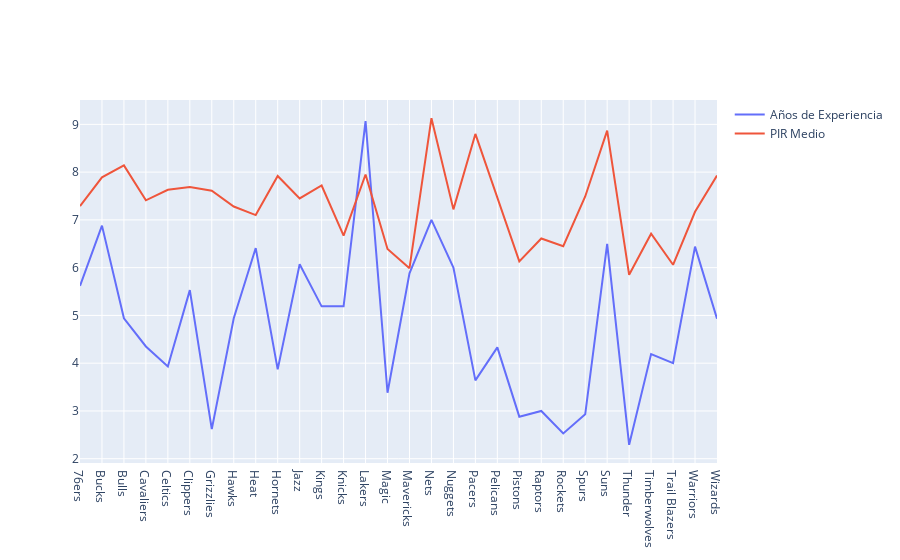

Notebook source saved alongside this figure:
### Code cell
# Visualización - Temporada 2021 - 2022

import plotly.graph_objects as go

fig = go.Figure()

fig.add_trace(go.Scatter(x = teams_2021['nombre_equipo'], y = teams_2021.anios_experiencia,
                    mode = 'lines',
                    name = 'Años de Experiencia'))

fig.add_trace(go.Scatter(x = teams_2021['nombre_equipo'], y = teams_2021.pir_medio_total,
                    mode = 'lines',
                    name = 'PIR Medio'))
fig.show()

### Figure 1 — Plotly figure (JSON) as saved in the notebook; plotly's stock layout.template omitted (floating-point values rounded to 4 significant figures)
{"data": [{"mode": "lines", "name": "Años de Experiencia", "type": "scatter", "x": ["76ers", "Bucks", "Bulls", "Cavaliers", "Celtics", "Clippers", "Grizzlies", "Hawks", "Heat", "Hornets", "Jazz", "Kings", "Knicks", "Lakers", "Magic", "Mavericks", "Nets", "Nuggets", "Pacers", "Pelicans", "Pistons", "Raptors", "Rockets", "Spurs", "Suns", "Thunder", "Timberwolves", "Trail Blazers", "Warriors", "Wizards"], "y": [5.62, 6.88, 4.94, 4.35, 3.93, 5.53, 2.62, 4.94, 6.41, 3.87, 6.07, 5.19, 5.19, 9.07, 3.38, 5.88, 7, 6, 3.64, 4.33, 2.88, 3, 2.53, 2.93, 6.5, 2.29, 4.19, 4, 6.44, 4.93]}, {"mode": "lines", "name": "PIR Medio", "type": "scatter", "x": ["76ers", "Bucks", "Bulls", "Cavaliers", "Celtics", "Clippers", "Grizzlies", "Hawks", "Heat", "Hornets", "Jazz", "Kings", "Knicks", "Lakers", "Magic", "Mavericks", "Nets", "Nuggets", "Pacers", "Pelicans", "Pistons", "Raptors", "Rockets", "Spurs", "Suns", "Thunder", "Timberwolves", "Trail Blazers", "Warriors", "Wizards"], "y": [7.29, 7.89, 8.14, 7.41, 7.63, 7.69, 7.61, 7.28, 7.1, 7.92, 7.45, 7.72, 6.67, 7.95, 6.39, 5.99, 9.13, 7.22, 8.8, 7.46, 6.13, 6.61, 6.45, 7.49, 8.87, 5.85, 6.71, 6.06, 7.17, 7.93]}], "layout": {}}
